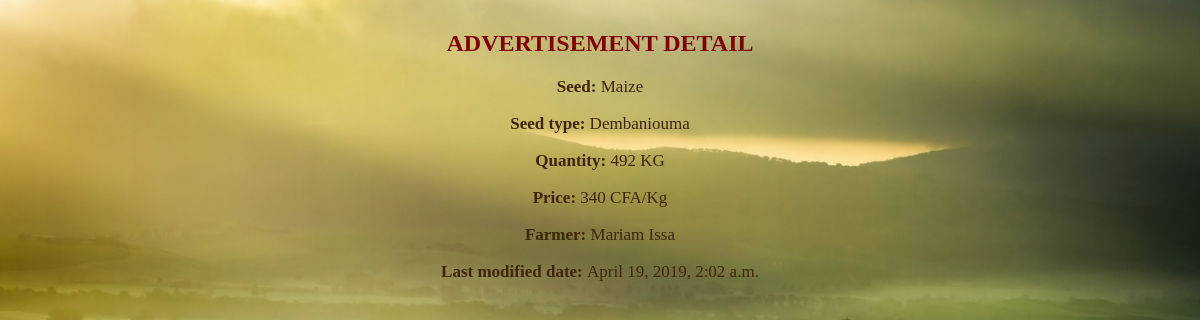
/advertisements/5/, run on the app's committed database.
### seeds/models.py (models this page shows, shortened)
class Advertisement(models.Model):
    farmer = models.ForeignKey(Farmer, on_delete=models.CASCADE)
    seed = models.CharField(max_length=200)
    seed_type = models.CharField(max_length=200)
    description = models.TextField(default="", blank=True)
    quantity = models.PositiveIntegerField(validators=[MaxValueValidator(99999)])
    price = models.PositiveIntegerField(validators=[MaxValueValidator(999999999)])
    pub_date = models.DateTimeField('date published')
    class Meta:
        unique_together = (('farmer', 'pub_date'),)
        unique_together = (('farmer', 'seed_type'),)
    def was_published_recently(self):
        now = timezone.now()
        return now - datetime.timedelta(days=1) <= self.pub_date <= now
    was_published_recently.admin_order_field = 'pub_date'
    was_published_recently.boolean = True
    was_published_recently.short_description = 'Published recently?'

class Farmer(models.Model):
    phone_number = models.CharField(primary_key=True, max_length=9)
    full_name = models.CharField(max_length=70)
    region = models.CharField(
      max_length=10,
      choices=[(tag.name, tag.value) for tag in RegionChoice]
    )
    place = models.CharField(max_length=200)
    def __str__(self):
        return self.full_name

### seeds/views.py (the view)
# urls.py: path('advertisements/<int:advertisement_id>/', views.advertisements_detail_view, name='advertisements_detail'),
def advertisements_detail_view(request, advertisement_id):
    advertisement = get_object_or_404(Advertisement, pk=advertisement_id)
    return render(request, 'seeds/advertisements_detail.html', {'advertisement': advertisement})

### seeds/templates/seeds/advertisements_detail.html (shortened to what this page needs)
{% load static %}
<link rel="stylesheet" type="text/css" href="{% static 'seeds/style.css' %}" />
<h2>ADVERTISEMENT DETAIL</h2>
<p><b>Seed: </b>{{ advertisement.seed }}</p>
<p><b>Seed type: </b>{{ advertisement.seed_type }}</p>
<p><b>Quantity: </b>{{ advertisement.quantity }} KG</p>
<p><b>Price: </b>{{ advertisement.price }} CFA/Kg</p>
<p><b>Farmer: </b>{{ advertisement.farmer }}</p>
<p><b>Last modified date: </b>{{ advertisement.pub_date }}</p>

### seeds/static/seeds/style.css (style rules this page uses)
h2 { margin-top: 30px; color: #800000; }
p { opacity: 1; font-size: 17px; color: #3F250B; }

### data on the page
Advertisement: seed "Maize", seed_type "Dembaniouma", quantity "492", price "340", farmer "Mariam Issa", pub_date "April 19, 2019, 2:02 a.m."
